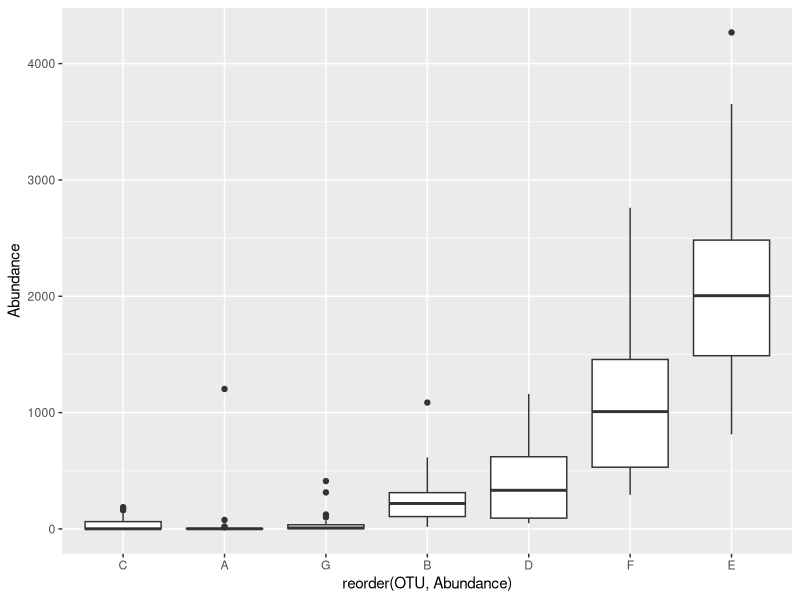
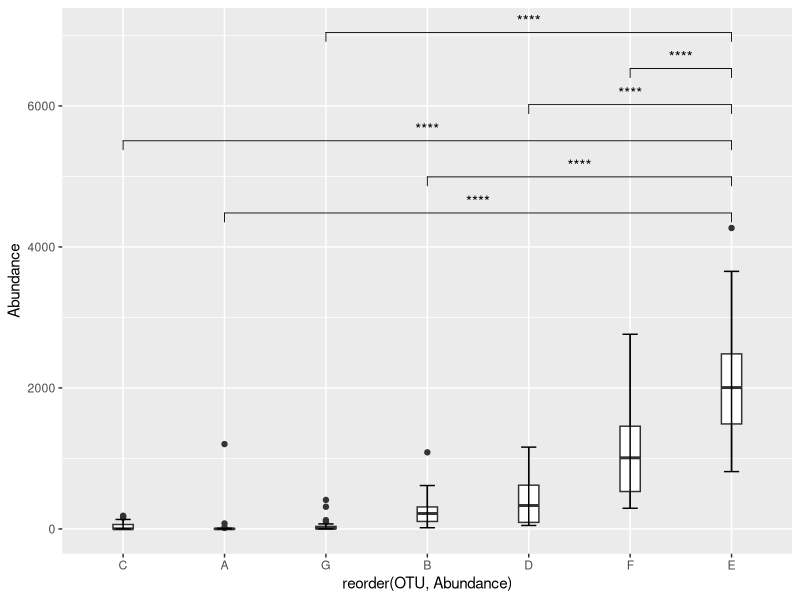
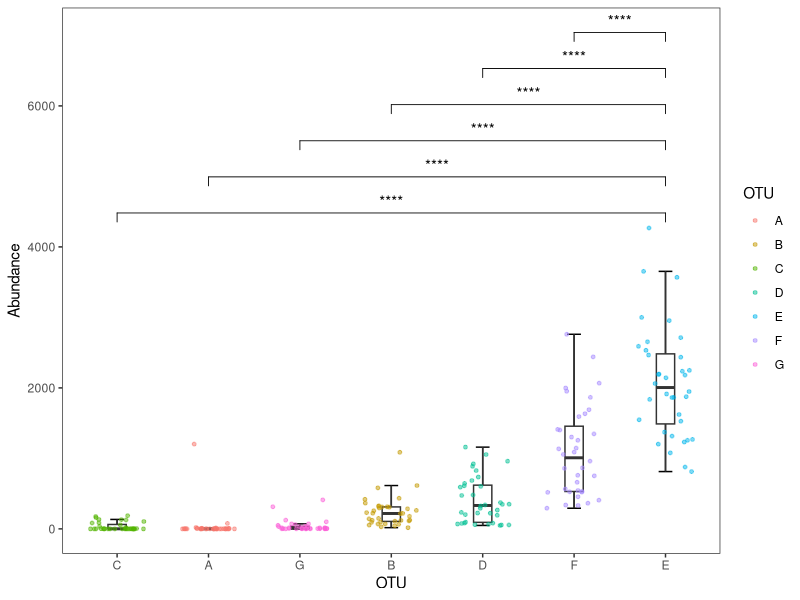

Here is the R script that generated these plots, in order:
library(ggplot2)
library(ggpubr)
dat <- read.table('dat18.txt', sep = '\t', row.name = 1, header = TRUE)
dat <- t(dat)
boxdat <- as.data.frame(dat[,1])
names(boxdat)[1] <- 'Abundance'
boxdat$OTU <- colnames(dat)[1]

for(i in 2:ncol(dat)){
  onedat <- as.data.frame(dat[,i])
  names(onedat)[1] <- 'Abundance'
  onedat$OTU <- colnames(dat)[i]
  boxdat <- rbind(boxdat, onedat)
}

ggplot(boxdat, aes(reorder(OTU,Abundance), Abundance)) + geom_boxplot()

compaired <- list(c('E', 'A'), c('E', "B"), c('E', 'C'),
                  c('E', 'D'), c('E', 'F'), c('E', 'G'))
ggplot(boxdat, aes(reorder(OTU,Abundance), Abundance)) + 
  geom_boxplot(width = 0.2) + stat_boxplot(geom = 'errorbar', width = 0.15) +
  stat_compare_means(comparisons = compaired, label = "p.signif")

compaired <- list(c('E', 'C'), c('E', "A"), c('E', 'G'),
                  c('E', 'B'), c('E', 'D'), c('E', 'F'))
ggplot(boxdat, aes(reorder(OTU,Abundance), Abundance)) + 
  stat_boxplot(geom = 'errorbar', width = 0.15) +
  geom_boxplot(width = 0.2, outlier.colour = NA) + 
  stat_compare_means(comparisons = compaired, label = "p.signif") +
  theme_bw() + theme(panel.grid.major = element_line(colour = NA), panel.grid.minor = element_blank()) +
  geom_jitter(aes(colour = OTU, group = OTU), width = 0.3, size = 1, alpha = 0.5) +
  xlab('OTU')

             
